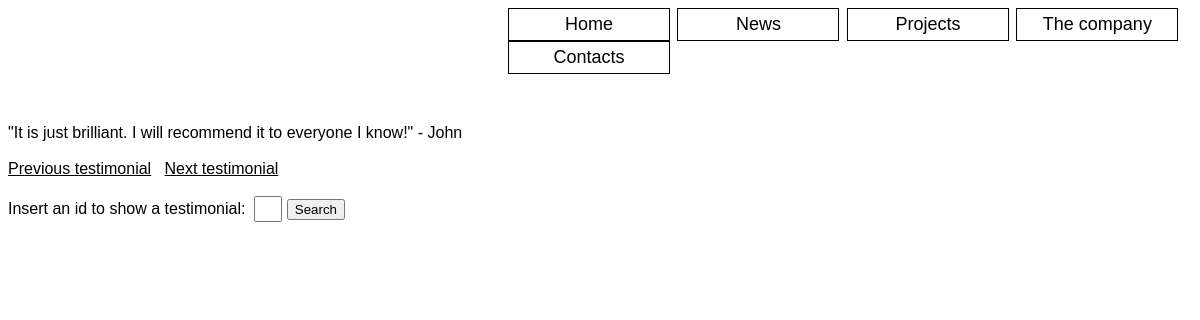
The page /showTestimonial.php?id=1 on the database its author committed.
### tables this page shows
create table testimonial
   (name		varchar(15)		not null,
   	test        varchar(255)    not null,
    id          integer(2)    not null auto_increment,
    primary key(id));

### showTestimonial.php (the view, shortened to what this page needs)
<!DOCTYPE html>
<html>
<head>
</head>
<body>
	<nav>
		<a href="index.html">
			<div>Home</div>
		</a>
		<a href="news.php">
			<div>News</div>
		</a>
		<a href="projects.html">
			<div>Projects</div>
		</a>
		<a href="company.php">
			<div>The company</div>
		</a>
		<a href="contacts.php">
			<div>Contacts</div>
		</a>
	</nav>
	<?php
		$id = $_GET["id"];
		$counter = 0;
		$host = "db.ist.utl.pt";
		$user = "ist173214";
		$pass = "quhh2828";
		$dbname = $user;
		$db = new PDO("mysql:host=$host;dbname=$dbname", $user, $pass);
		$db->setAttribute(PDO::ATTR_ERRMODE, PDO::ERRMODE_EXCEPTION);
		$all = "SELECT * FROM testimonial;";
		$process = $db->query($all);
		foreach ($process as $row) {
			$counter++;
		}
		$link = "showTestimonial.php?id=";
		$naddr = $link.$_SESSION['next'];
		$paddr = $link.$_SESSION['previous'];
		$sql = "SELECT * FROM testimonial WHERE id=$id;";
		$result=$db->query($sql);
		foreach ($result as $try) {
			$text = $try['test'];
			$name = $try['name'];
			echo($text.' - '.$name.'<br>');
		}
		if ($id === 1) {
			echo "<br>";
			echo "<a href='".$naddr."'>Next testimonial</a>";
			echo "<br><br>";
		} else if ($id < $counter) {
			echo "<br>";
			echo "<a href='".$paddr."'>Previous testimonial</a>&nbsp;&nbsp;&nbsp;";
			echo "<a href='".$naddr."'>Next testimonial</a>";
			echo "<br><br>";
		} else if ($id === $counter) {
			echo "<br>";
			echo "<a href='".$paddr."'>Previous testimonial</a>&nbsp;&nbsp;&nbsp;";
			echo "<br><br>";
		} else {
			echo "<br>";
			echo "There are no more testimonials";
			echo "<br><br>";
		}
	?>
	<link rel="stylesheet" type="text/css" href="main.css">
	<form action="showTestimonial.php" method="GET" class="showTestimonial">
		 Insert an id to show a testimonial: &nbsp;<input type="text" name="id" maxlength="1">
		<input type="submit" value="Search">
	</form>
</body>
</html>

### main.css (style rules this page uses)
* { font-family: sans-serif; color: black; }
nav { margin-left: 500px; margin-bottom: 50px; }
nav > a { text-decoration: none; }
nav > a > div { font-size: 18px; display: inline-block; border: 1px solid black; padding: 5px; margin-right: 3px; text-align: center; width: 150px; }
.showTestimonial input[type="text"] { width: 20px; height: 20px; }

### rows shown on the page
testimonial: test "\"It is just brilliant. I will recommend it to everyone I know!\"", name "John"
